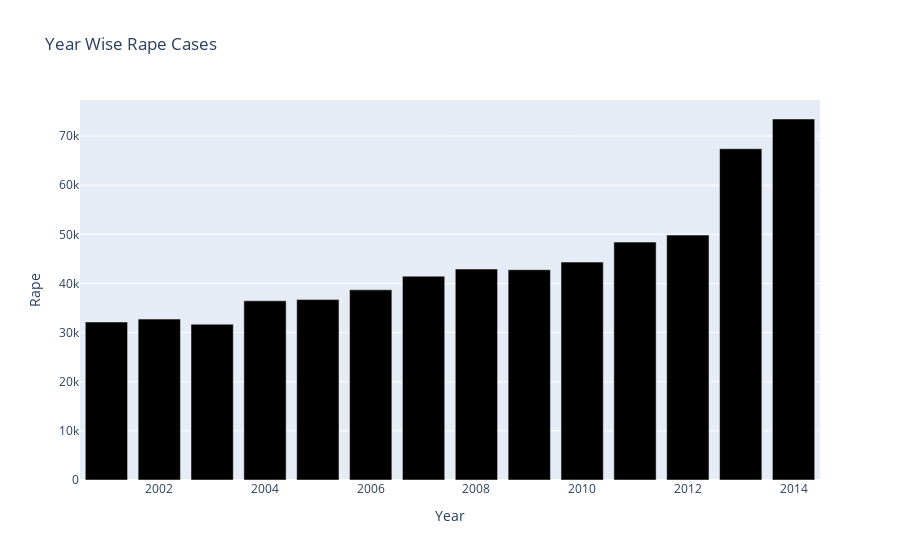

Notebook cell for this chart:
### Markdown cell above
1) Rape

### Code cell
fig = px.bar(total_case_all_years, x=total_case_all_years.index, y='Rape',title='Year Wise Rape Cases',color_discrete_sequence=['black'])
fig.show()

### Figure 1 — Plotly figure (JSON) as saved in the notebook; plotly's stock layout.template omitted (floating-point values rounded to 4 significant figures)
{"data": [{"alignmentgroup": "True", "hovertemplate": "Year=%{x}<br>Rape=%{y}<extra></extra>", "legendgroup": "", "marker": {"color": "black"}, "name": "", "offsetgroup": "", "orientation": "v", "showlegend": false, "textposition": "auto", "type": "bar", "x": [2001, 2002, 2003, 2004, 2005, 2006, 2007, 2008, 2009, 2010, 2011, 2012, 2013, 2014], "xaxis": "x", "y": [32150, 32746, 31694, 36466, 36718, 38696, 41474, 42934, 42794, 44344, 48412, 49846, 67414, 73470], "yaxis": "y"}], "layout": {"barmode": "relative", "legend": {"tracegroupgap": 0}, "title": {"text": "Year Wise Rape Cases"}, "xaxis": {"anchor": "y", "domain": [0, 1], "title": {"text": "Year"}}, "yaxis": {"anchor": "x", "domain": [0, 1], "title": {"text": "Rape"}}}}
